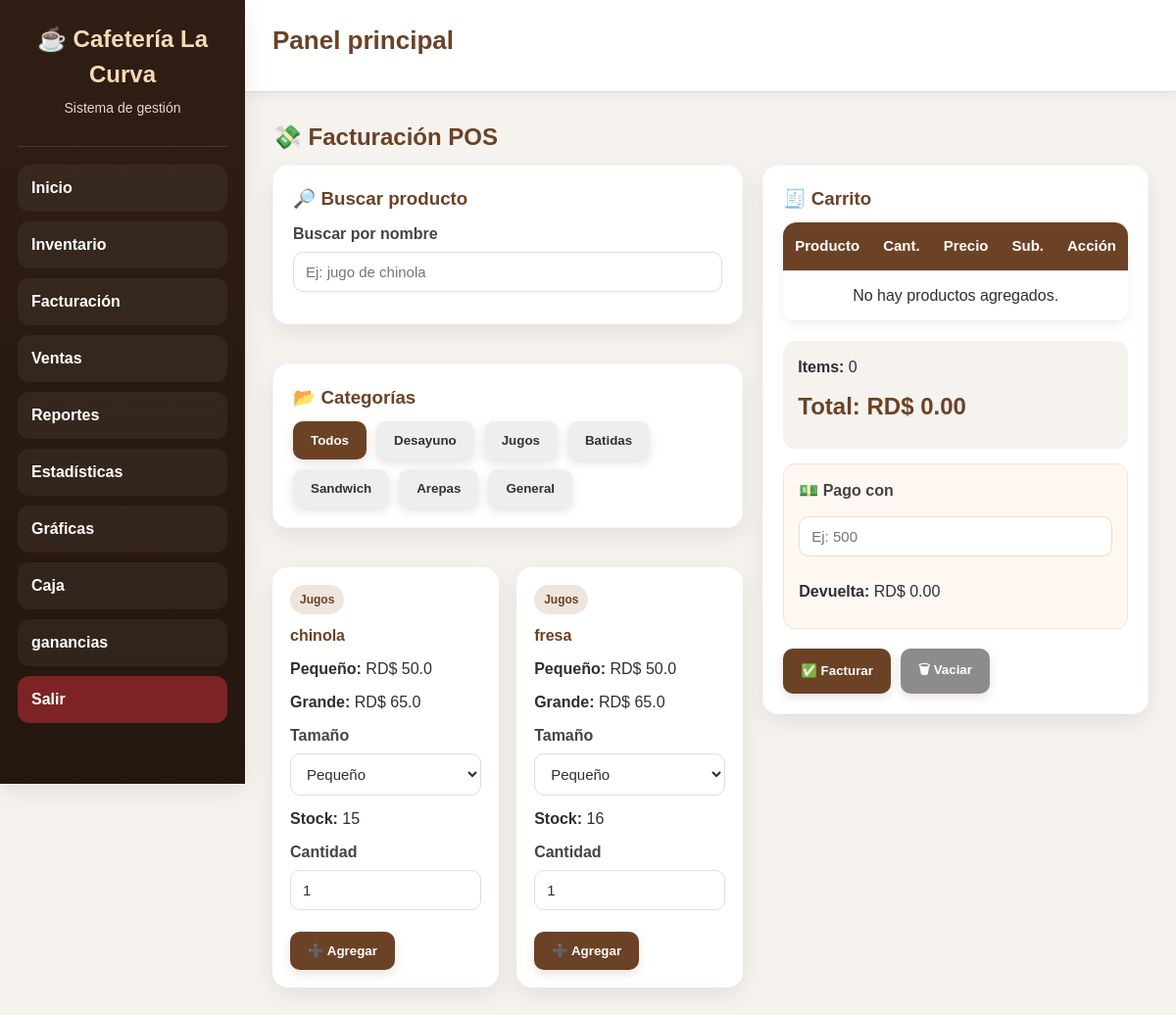
Before: /facturacion (signed in) with the older database file.
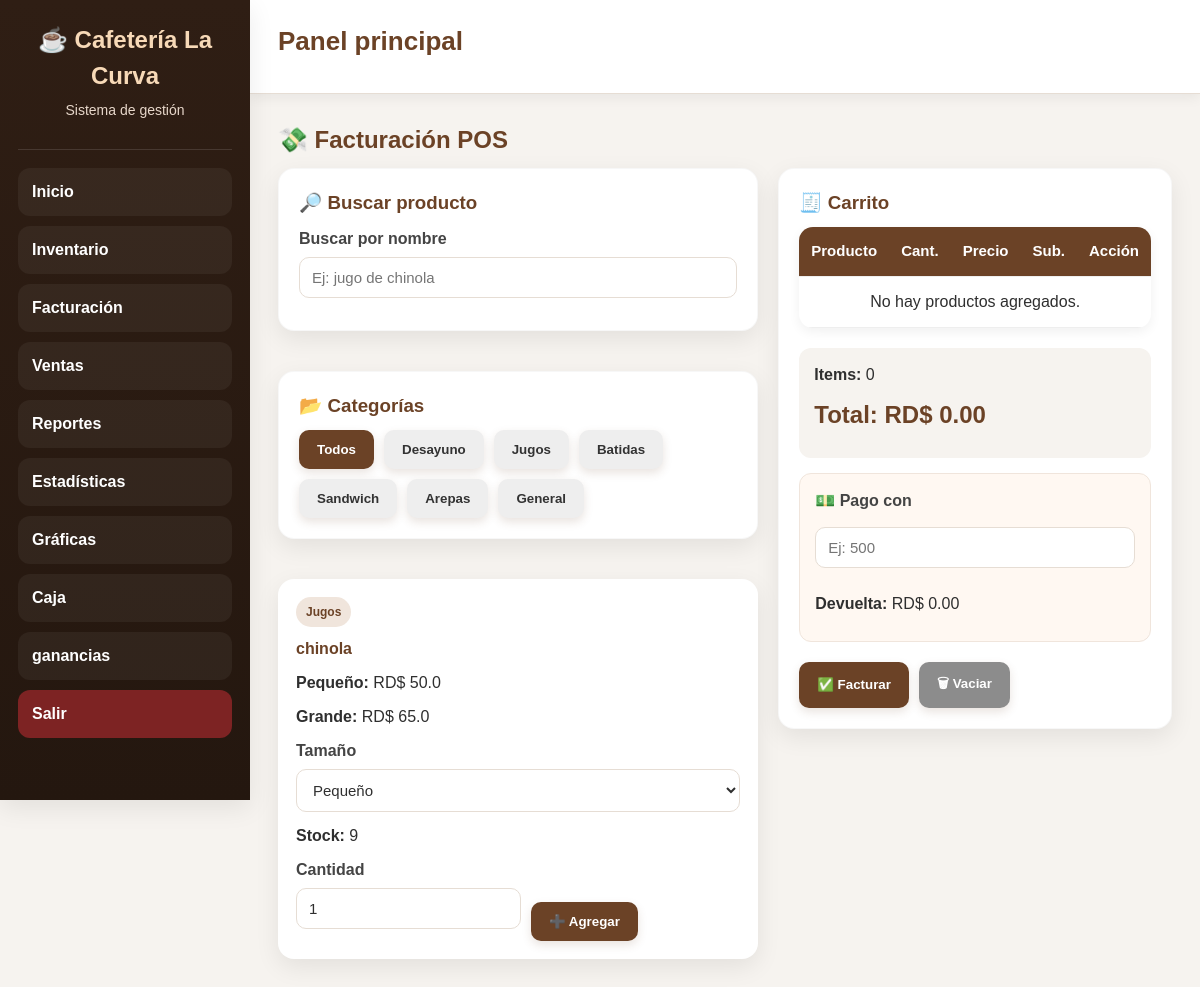
After: the same page with the newer database file.
### tables this page shows
CREATE TABLE productos(
            id INTEGER PRIMARY KEY AUTOINCREMENT,
            nombre TEXT UNIQUE,
            precio REAL DEFAULT 0,
            stock INTEGER DEFAULT 0,
            tipo TEXT DEFAULT 'General',
            precio_pequeno REAL DEFAULT 0,
            precio_grande REAL DEFAULT 0,
            inversion_total REAL DEFAULT 0,
            costo_unitario REAL DEFAULT 0
        );

### app.py (the view)
@app.route("/facturacion")
def facturacion():
    if "usuario" not in session:
        return redirect("/")
    conn = None
    try:
        conn = conectar_seguro()
        c = conn.cursor()
        c.execute("SELECT * FROM productos ORDER BY tipo, nombre")
        productos = c.fetchall()
        return render_template("facturacion.html", productos=productos)
    except Exception as e:
        return f"Error en facturación: {e}"
    finally:
        if conn:
            conn.close()

### app.py (called while the page is built)
def conectar_seguro():
    conn = conectar()
    try:
        conn.execute("PRAGMA foreign_keys = ON")
    except Exception:
        pass
    return conn

@app.before_request
def proteger_rutas():
    if request.path.startswith("/static/"):
        return None
    rutas_libres = ["/"]
    if request.path not in rutas_libres and "usuario" not in session:
        return redirect("/")

### database.py (called while the page is built)
def conectar():
    database_url = os.getenv("DATABASE_URL")
    if database_url and psycopg2:
        conn = psycopg2.connect(database_url)
        conn.autocommit = False
        return ConnectionCompat(conn)
    conn = sqlite3.connect("cafeteria.db", timeout=30)
    conn.row_factory = sqlite3.Row
    return conn

### templates/facturacion.html (shortened to what the changed rows need)
{% extends "base.html" %}
{% block content %}
<h2>💸 Facturación POS</h2>
<div class="pos-layout">
    <div class="pos-left">
        <div class="productos-grid" id="productosGrid">
            {% for p in productos %}
            <div
                class="producto-card"
                id="producto-{{ p[0] }}"
                data-id="{{ p[0] }}"
                data-nombre="{{ p[1] }}"
                data-precio="{{ p[2] }}"
                data-stock="{{ p[3] }}"
                data-tipo="{{ p[4] if p|length > 4 else 'General' }}"
                data-precio-pequeno="{{ p[5] if p|length > 5 else 0 }}"
                data-precio-grande="{{ p[6] if p|length > 6 else 0 }}"
            >
                <div class="producto-tipo">
                    {{ p[4] if p|length > 4 else 'General' }}
                </div>
                <h4>{{ p[1] }}</h4>
                {% if p[4] == "Jugos" %}
                    <p><strong>Pequeño:</strong> RD$ {{ p[5] }}</p>
                    <p><strong>Grande:</strong> RD$ {{ p[6] }}</p>
                    <label for="tamano-{{ p[0] }}">Tamaño</label>
                    <select
                        id="tamano-{{ p[0] }}"
                        name="tamano-{{ p[0] }}"
                        title="Selecciona el tamaño del jugo {{ p[1] }}"
                    >
                        <option value="pequeno">Pequeño</option>
                    </select>
                {% else %}
                    <p><strong>Precio:</strong> RD$ {{ p[2] }}</p>
                {% endif %}
                <p><strong>Stock:</strong> {{ p[3] }}</p>
                <div class="producto-actions">
                    <div class="cantidad-box">
                        <label for="cant-{{ p[0] }}">Cantidad</label>
                        <input
                            type="number"
                            min="1"
                            value="1"
                            class="cantidad-input"
                            id="cant-{{ p[0] }}"
                            name="cant-{{ p[0] }}"
                            placeholder="Cantidad"
                            title="Cantidad del producto {{ p[1] }}"
                        >
                    </div>
                    <button
                        type="button"
                        class="btn-agregar-producto"
                        data-id="{{ p[0] }}"
                    >
                        ➕ Agregar
                    </button>
                </div>
            </div>
            {% endfor %}
        </div>
    </div>
    <div class="pos-right">
        <div class="card sticky-card">
            <table>
                <thead>
                    <tr>
                        <th>Producto</th>
                        <th>Cant.</th>
                        <th>Precio</th>
                        <th>Sub.</th>
                        <th>Acción</th>
                    </tr>
                </thead>
            </table>
            <div class="total-box">
                <h2>Total: RD$ <span id="totalGeneral">0.00</span></h2>
            </div>
        </div>
    </div>
</div>
{% endblock %}

Changed rows visible on the page:
removed productos: tipo "Jugos", nombre "chinola", precio_pequeno "50.0", precio_grande "65.0", id+nombre "Pequeño", stock "15"
removed productos: tipo "Jugos", nombre "fresa", precio_pequeno "50.0", precio_grande "65.0", id+nombre "Pequeño", stock "16", id "1"
added productos: tipo "Jugos", nombre "chinola", precio_pequeno "50.0", precio_grande "65.0", id+nombre "Pequeño", stock "9"
